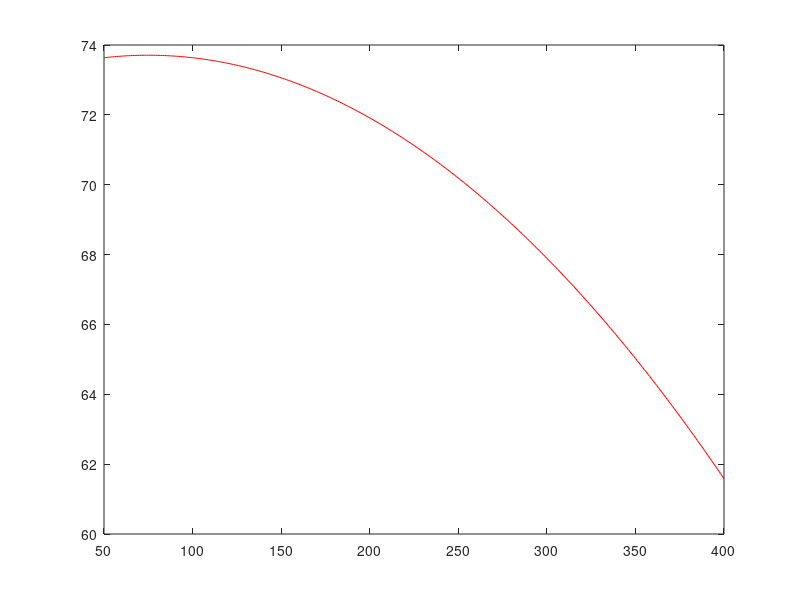

Write the MATLAB code that produced this figure.

% Coefficients:
  p1 = -0.00011067;
  p2 = -0.00059706;
  p3 = 72.458;

x = 50:400;
y = p1.*x.^2 + p2.*x +  p3;

plot(x,y,'g-')
  p1 = -0.00011473;
  p2 = 0.017194;
  p3 = 73.063;
y2 = p1*x.^2 + p2.*x +  p3 ;

plot(x,y2,'r-')




